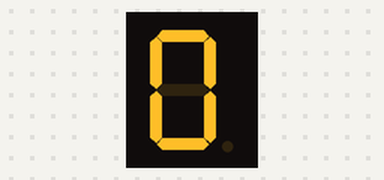
Simulated run of this sketch. Board: Arduino Uno, built with avr-gcc and run on an emulated ATmega328P. Parts: 1-digit seven-segment display. Wiring (inferred from the names in the program): 1-digit 7-segment display, segments lit when LOW: segments pin 2, pin 3, pin 4, pin 5, pin 6, pin 7, pin 8. The segment pins are drawn as the display they are named for.

Above: at 0.1 s.
At 1.1 s:
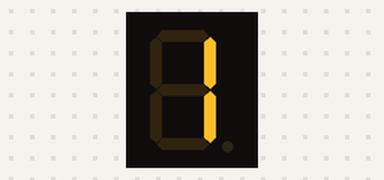
At 2.1 s:
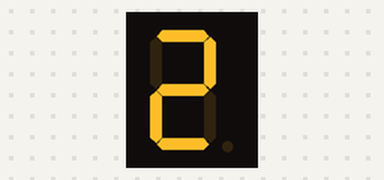
At 4.1 s:
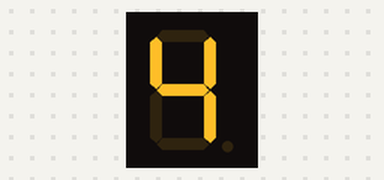
At 6.1 s:
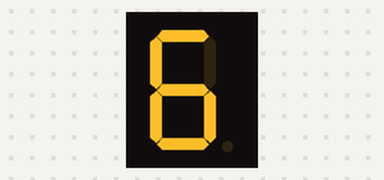
At 9.1 s:
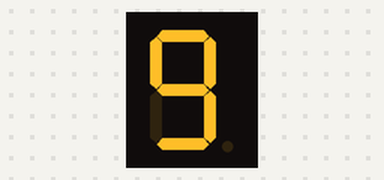

The sketch:

glorious_migelo1.ino
```cpp
const int Pins[7] = {2, 3, 4, 5, 6, 7, 8};
const int digits[10][7] = {
  //A  B  C  D  E  F  G
  { 0, 0, 0, 0, 0, 0, 1 },  // 0
  { 1, 0, 0, 1, 1, 1, 1 },  // 1
  { 0, 0, 1, 0, 0, 1, 0 },  // 2
  { 0, 0, 0, 0, 1, 1, 0 },  // 3
  { 1, 0, 0, 1, 1, 0, 0 },  // 4
  { 0, 1, 0, 0, 1, 0, 0 },  // 5
  { 0, 1, 0, 0, 0, 0, 0 },  // 6
  { 0, 0, 0, 1, 1, 1, 1 },  // 7
  { 0, 0, 0, 0, 0, 0, 0 },  // 8
  { 0, 0, 0, 0, 1, 0, 0 }   // 9
};

void setup() {
  for (int i = 0; i < 7; i++) {
    pinMode(Pins[i], OUTPUT);
  }
}

void loop() {
  for (int digit = 0; digit < 10; digit++) {
    for (int seg = 0; seg < 7; seg++) {
      digitalWrite(Pins[seg], digits[digit][seg]);
    }
    delay(1000);
  }
}
```

Measured:
- by itself, everything shown: repeats every 10.0 s, in 10 steps
- what the display in image 1 shows lasts 1.0 s, from 1.0 s to 2.0 s
